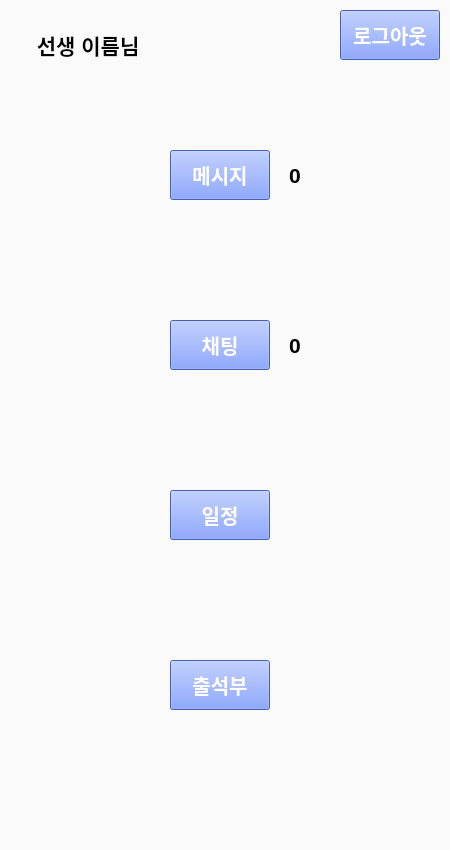
<?xml version="1.0" encoding="UTF-8"?>
<ui version="4.0">
 <class>teacherP</class>
 <widget class="QWidget" name="teacherP">
  <property name="geometry">
   <rect>
    <x>0</x>
    <y>0</y>
    <width>450</width>
    <height>850</height>
   </rect>
  </property>
  <property name="windowTitle">
   <string>Form</string>
  </property>
  <property name="styleSheet">
   <string notr="true">background-color : rgb(255, 255, 255)</string>
  </property>
  <widget class="QStackedWidget" name="teacherStack">
   <property name="geometry">
    <rect>
     <x>0</x>
     <y>0</y>
     <width>450</width>
     <height>850</height>
    </rect>
   </property>
   <property name="styleSheet">
    <string notr="true">background-color : rgb(250, 250, 250)</string>
   </property>
   <property name="currentIndex">
    <number>0</number>
   </property>
   <widget class="QWidget" name="teacherMain">
    <widget class="QPushButton" name="moveChat">
     <property name="geometry">
      <rect>
       <x>170</x>
       <y>320</y>
       <width>100</width>
       <height>50</height>
      </rect>
     </property>
     <property name="font">
      <font>
       <pointsize>15</pointsize>
       <weight>75</weight>
       <bold>true</bold>
      </font>
     </property>
     <property name="styleSheet">
      <string notr="true">background-color : rgb(96, 133, 255);
color : rgb(255, 255, 255)</string>
     </property>
     <property name="text">
      <string>채팅</string>
     </property>
    </widget>
    <widget class="QPushButton" name="moveAtten">
     <property name="geometry">
      <rect>
       <x>170</x>
       <y>660</y>
       <width>100</width>
       <height>50</height>
      </rect>
     </property>
     <property name="font">
      <font>
       <pointsize>15</pointsize>
       <weight>75</weight>
       <bold>true</bold>
      </font>
     </property>
     <property name="styleSheet">
      <string notr="true">background-color : rgb(96, 133, 255);
color : rgb(255, 255, 255)</string>
     </property>
     <property name="text">
      <string>출석부</string>
     </property>
    </widget>
    <widget class="QPushButton" name="moveCalendar">
     <property name="geometry">
      <rect>
       <x>170</x>
       <y>490</y>
       <width>100</width>
       <height>50</height>
      </rect>
     </property>
     <property name="font">
      <font>
       <pointsize>15</pointsize>
       <weight>75</weight>
       <bold>true</bold>
      </font>
     </property>
     <property name="styleSheet">
      <string notr="true">background-color : rgb(96, 133, 255);
color : rgb(255, 255, 255)</string>
     </property>
     <property name="text">
      <string>일정</string>
     </property>
    </widget>
    <widget class="QPushButton" name="moveMessage">
     <property name="geometry">
      <rect>
       <x>170</x>
       <y>150</y>
       <width>100</width>
       <height>50</height>
      </rect>
     </property>
     <property name="font">
      <font>
       <pointsize>15</pointsize>
       <weight>75</weight>
       <bold>true</bold>
      </font>
     </property>
     <property name="styleSheet">
      <string notr="true">background-color : rgb(96, 133, 255);
color : rgb(255, 255, 255)</string>
     </property>
     <property name="text">
      <string>메시지</string>
     </property>
    </widget>
    <widget class="QPushButton" name="logoutButton">
     <property name="geometry">
      <rect>
       <x>340</x>
       <y>10</y>
       <width>100</width>
       <height>50</height>
      </rect>
     </property>
     <property name="font">
      <font>
       <pointsize>15</pointsize>
       <weight>75</weight>
       <bold>true</bold>
      </font>
     </property>
     <property name="styleSheet">
      <string notr="true">background-color : rgb(96, 133, 255);
color : rgb(255, 255, 255)</string>
     </property>
     <property name="text">
      <string>로그아웃</string>
     </property>
    </widget>
    <widget class="QLabel" name="userName">
     <property name="geometry">
      <rect>
       <x>0</x>
       <y>30</y>
       <width>120</width>
       <height>30</height>
      </rect>
     </property>
     <property name="font">
      <font>
       <pointsize>16</pointsize>
       <weight>75</weight>
       <bold>true</bold>
      </font>
     </property>
     <property name="text">
      <string>선생 이름</string>
     </property>
     <property name="alignment">
      <set>Qt::AlignRight|Qt::AlignTrailing|Qt::AlignVCenter</set>
     </property>
    </widget>
    <widget class="QLabel" name="label_3">
     <property name="geometry">
      <rect>
       <x>120</x>
       <y>30</y>
       <width>40</width>
       <height>30</height>
      </rect>
     </property>
     <property name="font">
      <font>
       <pointsize>16</pointsize>
       <weight>75</weight>
       <bold>true</bold>
      </font>
     </property>
     <property name="text">
      <string>님</string>
     </property>
    </widget>
    <widget class="QLabel" name="messageA">
     <property name="geometry">
      <rect>
       <x>270</x>
       <y>150</y>
       <width>50</width>
       <height>50</height>
      </rect>
     </property>
     <property name="font">
      <font>
       <pointsize>16</pointsize>
       <weight>75</weight>
       <bold>true</bold>
      </font>
     </property>
     <property name="text">
      <string>0</string>
     </property>
     <property name="alignment">
      <set>Qt::AlignCenter</set>
     </property>
    </widget>
    <widget class="QLabel" name="chatA">
     <property name="geometry">
      <rect>
       <x>270</x>
       <y>320</y>
       <width>50</width>
       <height>50</height>
      </rect>
     </property>
     <property name="font">
      <font>
       <pointsize>16</pointsize>
       <weight>75</weight>
       <bold>true</bold>
      </font>
     </property>
     <property name="text">
      <string>0</string>
     </property>
     <property name="alignment">
      <set>Qt::AlignCenter</set>
     </property>
    </widget>
   </widget>
   <widget class="QWidget" name="teacherMessage">
    <widget class="QLabel" name="label_5">
     <property name="geometry">
      <rect>
       <x>140</x>
       <y>90</y>
       <width>260</width>
       <height>40</height>
      </rect>
     </property>
     <property name="font">
      <font>
       <pointsize>16</pointsize>
       <weight>75</weight>
       <bold>true</bold>
      </font>
     </property>
     <property name="text">
      <string>교수님에게 도착한 메시지</string>
     </property>
     <property name="alignment">
      <set>Qt::AlignCenter</set>
     </property>
    </widget>
    <widget class="QLabel" name="teacherName">
     <property name="geometry">
      <rect>
       <x>10</x>
       <y>90</y>
       <width>120</width>
       <height>40</height>
      </rect>
     </property>
     <property name="font">
      <font>
       <pointsize>16</pointsize>
       <weight>75</weight>
       <bold>true</bold>
      </font>
     </property>
     <property name="text">
      <string>교수님 이름</string>
     </property>
     <property name="alignment">
      <set>Qt::AlignRight|Qt::AlignTrailing|Qt::AlignVCenter</set>
     </property>
    </widget>
    <widget class="QPushButton" name="mainHome">
     <property name="geometry">
      <rect>
       <x>310</x>
       <y>700</y>
       <width>120</width>
       <height>60</height>
      </rect>
     </property>
     <property name="font">
      <font>
       <pointsize>12</pointsize>
       <weight>75</weight>
       <bold>true</bold>
      </font>
     </property>
     <property name="styleSheet">
      <string notr="true">background-color : rgb(96, 133, 255);
color : rgb(255, 255, 255)</string>
     </property>
     <property name="text">
      <string>메인 홈</string>
     </property>
    </widget>
    <widget class="QTextBrowser" name="messages">
     <property name="geometry">
      <rect>
       <x>20</x>
       <y>150</y>
       <width>410</width>
       <height>400</height>
      </rect>
     </property>
     <property name="font">
      <font>
       <pointsize>16</pointsize>
       <weight>75</weight>
       <bold>true</bold>
      </font>
     </property>
    </widget>
    <widget class="QPushButton" name="showMessage">
     <property name="geometry">
      <rect>
       <x>310</x>
       <y>590</y>
       <width>120</width>
       <height>60</height>
      </rect>
     </property>
     <property name="font">
      <font>
       <pointsize>12</pointsize>
       <weight>75</weight>
       <bold>true</bold>
      </font>
     </property>
     <property name="styleSheet">
      <string notr="true">background-color : rgb(96, 133, 255);
color : rgb(255, 255, 255)</string>
     </property>
     <property name="text">
      <string>메시지 확인</string>
     </property>
    </widget>
   </widget>
   <widget class="QWidget" name="teacherChat">
    <widget class="QPushButton" name="mainHome_3">
     <property name="geometry">
      <rect>
       <x>320</x>
       <y>760</y>
       <width>120</width>
       <height>40</height>
      </rect>
     </property>
     <property name="font">
      <font>
       <pointsize>16</pointsize>
       <weight>75</weight>
       <bold>true</bold>
      </font>
     </property>
     <property name="styleSheet">
      <string notr="true">background-color : rgb(96, 133, 255);
color : rgb(255, 255, 255)</string>
     </property>
     <property name="text">
      <string>메인 홈</string>
     </property>
    </widget>
    <widget class="QComboBox" name="studentSet">
     <property name="geometry">
      <rect>
       <x>10</x>
       <y>60</y>
       <width>100</width>
       <height>40</height>
      </rect>
     </property>
     <property name="font">
      <font>
       <pointsize>16</pointsize>
       <weight>75</weight>
       <bold>true</bold>
      </font>
     </property>
     <property name="styleSheet">
      <string notr="true">background-color : rgb(245, 245, 245)</string>
     </property>
     <item>
      <property name="text">
       <string>강민영</string>
      </property>
     </item>
     <item>
      <property name="text">
       <string>고연재</string>
      </property>
     </item>
     <item>
      <property name="text">
       <string>김기태</string>
      </property>
     </item>
     <item>
      <property name="text">
       <string>김명은</string>
      </property>
     </item>
     <item>
      <property name="text">
       <string>김성일</string>
      </property>
     </item>
     <item>
      <property name="text">
       <string>김연수</string>
      </property>
     </item>
     <item>
      <property name="text">
       <string>노도현</string>
      </property>
     </item>
     <item>
      <property name="text">
       <string>류가미</string>
      </property>
     </item>
     <item>
      <property name="text">
       <string>박규환</string>
      </property>
     </item>
     <item>
      <property name="text">
       <string>박성빈</string>
      </property>
     </item>
     <item>
      <property name="text">
       <string>박시형</string>
      </property>
     </item>
     <item>
      <property name="text">
       <string>박의용</string>
      </property>
     </item>
     <item>
      <property name="text">
       <string>오송화</string>
      </property>
     </item>
     <item>
      <property name="text">
       <string>이범규</string>
      </property>
     </item>
     <item>
      <property name="text">
       <string>이보라</string>
      </property>
     </item>
     <item>
      <property name="text">
       <string>이소윤</string>
      </property>
     </item>
     <item>
      <property name="text">
       <string>이여름</string>
      </property>
     </item>
     <item>
      <property name="text">
       <string>이지혜</string>
      </property>
     </item>
     <item>
      <property name="text">
       <string>이현도</string>
      </property>
     </item>
     <item>
      <property name="text">
       <string>임성경</string>
      </property>
     </item>
     <item>
      <property name="text">
       <string>임영효</string>
      </property>
     </item>
     <item>
      <property name="text">
       <string>임홍선</string>
      </property>
     </item>
     <item>
      <property name="text">
       <string>장은희</string>
      </property>
     </item>
     <item>
      <property name="text">
       <string>정연우</string>
      </property>
     </item>
     <item>
      <property name="text">
       <string>정철우</string>
      </property>
     </item>
     <item>
      <property name="text">
       <string>주민석</string>
      </property>
     </item>
     <item>
      <property name="text">
       <string>최지혁</string>
      </property>
     </item>
    </widget>
    <widget class="QLineEdit" name="chatText">
     <property name="geometry">
      <rect>
       <x>10</x>
       <y>630</y>
       <width>431</width>
       <height>51</height>
      </rect>
     </property>
     <property name="font">
      <font>
       <pointsize>16</pointsize>
       <weight>75</weight>
       <bold>true</bold>
      </font>
     </property>
     <property name="text">
      <string/>
     </property>
    </widget>
    <widget class="QTextBrowser" name="chatting">
     <property name="geometry">
      <rect>
       <x>10</x>
       <y>120</y>
       <width>431</width>
       <height>450</height>
      </rect>
     </property>
     <property name="font">
      <font>
       <pointsize>16</pointsize>
       <weight>75</weight>
       <bold>true</bold>
      </font>
     </property>
    </widget>
    <widget class="QPushButton" name="chat">
     <property name="geometry">
      <rect>
       <x>280</x>
       <y>700</y>
       <width>160</width>
       <height>40</height>
      </rect>
     </property>
     <property name="font">
      <font>
       <pointsize>16</pointsize>
       <weight>75</weight>
       <bold>true</bold>
      </font>
     </property>
     <property name="styleSheet">
      <string notr="true">background-color : rgb(96, 133, 255);
color : rgb(255, 255, 255)</string>
     </property>
     <property name="text">
      <string>채팅 보내기</string>
     </property>
    </widget>
    <widget class="QLabel" name="label_8">
     <property name="geometry">
      <rect>
       <x>10</x>
       <y>590</y>
       <width>120</width>
       <height>40</height>
      </rect>
     </property>
     <property name="font">
      <font>
       <pointsize>16</pointsize>
       <weight>75</weight>
       <bold>true</bold>
      </font>
     </property>
     <property name="text">
      <string>입력할 채팅</string>
     </property>
    </widget>
    <widget class="QPushButton" name="chatLog">
     <property name="geometry">
      <rect>
       <x>10</x>
       <y>700</y>
       <width>160</width>
       <height>40</height>
      </rect>
     </property>
     <property name="font">
      <font>
       <pointsize>16</pointsize>
       <weight>75</weight>
       <bold>true</bold>
      </font>
     </property>
     <property name="styleSheet">
      <string notr="true">background-color : rgb(96, 133, 255);
color : rgb(255, 255, 255)</string>
     </property>
     <property name="text">
      <string>채팅 로그 보기</string>
     </property>
    </widget>
   </widget>
   <widget class="QWidget" name="teacherCalendar">
    <widget class="QCalendarWidget" name="tCalendar">
     <property name="geometry">
      <rect>
       <x>50</x>
       <y>50</y>
       <width>350</width>
       <height>400</height>
      </rect>
     </property>
     <property name="styleSheet">
      <string notr="true">background-color : rgb(240, 240, 240);
color : rgb(0, 0, 0)</string>
     </property>
    </widget>
    <widget class="QPushButton" name="mainHome_2">
     <property name="geometry">
      <rect>
       <x>50</x>
       <y>770</y>
       <width>160</width>
       <height>40</height>
      </rect>
     </property>
     <property name="font">
      <font>
       <pointsize>20</pointsize>
       <weight>75</weight>
       <bold>true</bold>
      </font>
     </property>
     <property name="styleSheet">
      <string notr="true">background-color : rgb(96, 133, 255);
color : rgb(255, 255, 255)</string>
     </property>
     <property name="text">
      <string>메인 홈</string>
     </property>
    </widget>
    <widget class="QPushButton" name="teacherAddTask">
     <property name="geometry">
      <rect>
       <x>240</x>
       <y>770</y>
       <width>160</width>
       <height>40</height>
      </rect>
     </property>
     <property name="font">
      <font>
       <pointsize>20</pointsize>
       <weight>75</weight>
       <bold>true</bold>
      </font>
     </property>
     <property name="styleSheet">
      <string notr="true">background-color : rgb(96, 133, 255);
color : rgb(255, 255, 255)</string>
     </property>
     <property name="text">
      <string>일정 추가</string>
     </property>
    </widget>
    <widget class="QTextBrowser" name="tTasks">
     <property name="geometry">
      <rect>
       <x>50</x>
       <y>470</y>
       <width>351</width>
       <height>192</height>
      </rect>
     </property>
     <property name="font">
      <font>
       <pointsize>15</pointsize>
       <weight>75</weight>
       <bold>true</bold>
      </font>
     </property>
    </widget>
    <widget class="QLineEdit" name="taskName">
     <property name="geometry">
      <rect>
       <x>50</x>
       <y>710</y>
       <width>100</width>
       <height>40</height>
      </rect>
     </property>
     <property name="font">
      <font>
       <pointsize>12</pointsize>
      </font>
     </property>
     <property name="text">
      <string>이름</string>
     </property>
    </widget>
    <widget class="QLineEdit" name="task">
     <property name="geometry">
      <rect>
       <x>160</x>
       <y>710</y>
       <width>240</width>
       <height>40</height>
      </rect>
     </property>
     <property name="font">
      <font>
       <pointsize>12</pointsize>
      </font>
     </property>
     <property name="text">
      <string>일정 내용</string>
     </property>
    </widget>
    <widget class="QLabel" name="label_2">
     <property name="geometry">
      <rect>
       <x>50</x>
       <y>670</y>
       <width>150</width>
       <height>30</height>
      </rect>
     </property>
     <property name="font">
      <font>
       <pointsize>15</pointsize>
       <weight>75</weight>
       <bold>true</bold>
      </font>
     </property>
     <property name="text">
      <string>일정 추가하기</string>
     </property>
    </widget>
   </widget>
   <widget class="QWidget" name="teacherAtten">
    <widget class="QPushButton" name="studentsButton">
     <property name="geometry">
      <rect>
       <x>150</x>
       <y>670</y>
       <width>160</width>
       <height>80</height>
      </rect>
     </property>
     <property name="font">
      <font>
       <pointsize>20</pointsize>
       <weight>75</weight>
       <bold>true</bold>
      </font>
     </property>
     <property name="styleSheet">
      <string notr="true">background-color : rgb(96, 133, 255);
color : rgb(255, 255, 255)</string>
     </property>
     <property name="text">
      <string>출석부 확인</string>
     </property>
    </widget>
    <widget class="QPushButton" name="mainHome_4">
     <property name="geometry">
      <rect>
       <x>150</x>
       <y>770</y>
       <width>160</width>
       <height>40</height>
      </rect>
     </property>
     <property name="font">
      <font>
       <pointsize>20</pointsize>
       <weight>75</weight>
       <bold>true</bold>
      </font>
     </property>
     <property name="styleSheet">
      <string notr="true">background-color : rgb(96, 133, 255);
color : rgb(255, 255, 255)</string>
     </property>
     <property name="text">
      <string>메인 홈</string>
     </property>
    </widget>
    <widget class="QTableWidget" name="students">
     <property name="geometry">
      <rect>
       <x>10</x>
       <y>70</y>
       <width>430</width>
       <height>580</height>
      </rect>
     </property>
     <property name="styleSheet">
      <string notr="true">background-color : rgb(250, 250, 250)</string>
     </property>
     <row>
      <property name="text">
       <string>1</string>
      </property>
     </row>
     <row>
      <property name="text">
       <string>2</string>
      </property>
     </row>
     <row>
      <property name="text">
       <string>3</string>
      </property>
     </row>
     <row>
      <property name="text">
       <string>4</string>
      </property>
     </row>
     <row>
      <property name="text">
       <string>5</string>
      </property>
     </row>
     <row>
      <property name="text">
       <string>6</string>
      </property>
     </row>
     <row>
      <property name="text">
       <string>7</string>
      </property>
     </row>
     <row>
      <property name="text">
       <string>8</string>
      </property>
     </row>
     <row>
      <property name="text">
       <string>9</string>
      </property>
     </row>
     <row>
      <property name="text">
       <string>10</string>
      </property>
     </row>
     <row>
      <property name="text">
       <string>11</string>
      </property>
     </row>
     <row>
      <property name="text">
       <string>12</string>
      </property>
     </row>
     <row>
      <property name="text">
       <string>13</string>
      </property>
     </row>
     <row>
      <property name="text">
       <string>14</string>
      </property>
     </row>
     <row>
      <property name="text">
       <string>15</string>
      </property>
     </row>
     <row>
      <property name="text">
       <string>16</string>
      </property>
     </row>
     <row>
      <property name="text">
       <string>17</string>
      </property>
     </row>
     <row>
      <property name="text">
       <string>18</string>
      </property>
     </row>
     <row>
      <property name="text">
       <string>19</string>
      </property>
     </row>
     <row>
      <property name="text">
       <string>20</string>
      </property>
     </row>
     <row>
      <property name="text">
       <string>21</string>
      </property>
     </row>
     <row>
      <property name="text">
       <string>22</string>
      </property>
     </row>
     <row>
      <property name="text">
       <string>23</string>
      </property>
     </row>
     <row>
      <property name="text">
       <string>24</string>
      </property>
     </row>
     <row>
      <property name="text">
       <string>25</string>
      </property>
     </row>
     <row>
      <property name="text">
       <string>26</string>
      </property>
     </row>
     <row>
      <property name="text">
       <string>27</string>
      </property>
     </row>
     <column>
      <property name="text">
       <string>이름</string>
      </property>
     </column>
     <column>
      <property name="text">
       <string>입실 시간</string>
      </property>
     </column>
     <column>
      <property name="text">
       <string>퇴실 시간</string>
      </property>
     </column>
     <column>
      <property name="text">
       <string>외출 여부</string>
      </property>
     </column>
    </widget>
    <widget class="QLabel" name="todayDate">
     <property name="geometry">
      <rect>
       <x>120</x>
       <y>20</y>
       <width>210</width>
       <height>40</height>
      </rect>
     </property>
     <property name="font">
      <font>
       <pointsize>16</pointsize>
       <weight>75</weight>
       <bold>true</bold>
      </font>
     </property>
     <property name="text">
      <string>오늘 날짜</string>
     </property>
     <property name="alignment">
      <set>Qt::AlignCenter</set>
     </property>
    </widget>
   </widget>
  </widget>
 </widget>
 <resources/>
 <connections/>
</ui>
